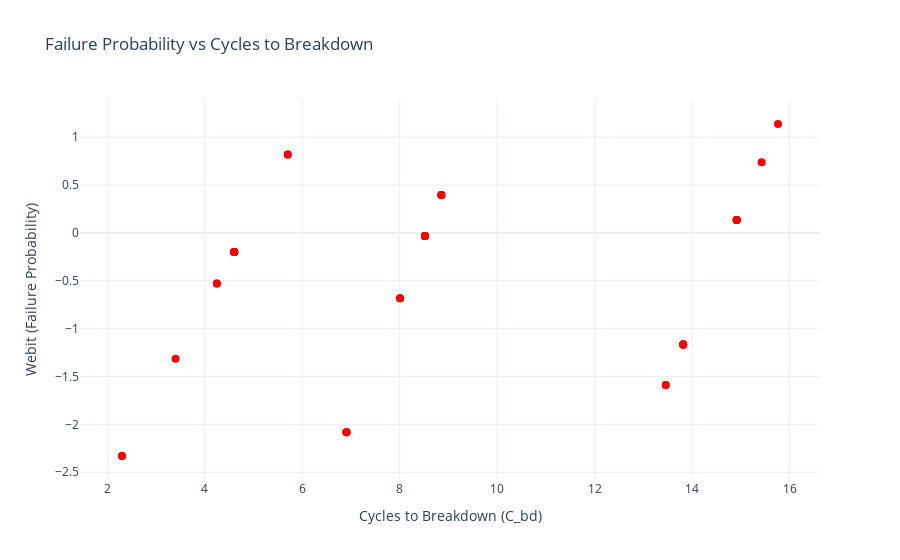

The notebook cell saved with this chart:
### Code cell
# Plotting using Plotly (Scatter plot)
fig = go.Figure()

# Add scatter plot for the data points
fig.add_trace(
    go.Scatter(
        x=np.log(y),  # Cycles to Breakdown on x-axis
        y=z,  # Failure Probability on y-axis
        mode="markers",  # Only markers, no lines
        name="Failure Probability",
        marker=dict(size=8, color="red"),
    )
)

# Customize layout
fig.update_layout(
    title="Failure Probability vs Cycles to Breakdown",
    xaxis=dict(title="Cycles to Breakdown (C_bd)"),
    yaxis=dict(title="Webit (Failure Probability)"),
    template="plotly_white",
)

# Show the plot
fig.show()

### Figure 1 — Plotly figure (JSON) as saved in the notebook; plotly's stock layout.template omitted (floating-point values rounded to 4 significant figures)
{"data": [{"marker": {"color": "red", "size": 8}, "mode": "markers", "name": "Failure Probability", "type": "scatter", "x": [4.605, 5.704, 4.605, 2.303, 4.605, 4.605, 5.704, 4.248, 4.605, 4.605, 3.401, 4.248, 2.303, 8.006, 8.517, 8.517, 8.006, 8.854, 6.908, 8.854, 6.908, 8.517, 6.908, 8.517, 8.854, 8.517, 13.82, 13.82, 13.46, 13.82, 15.42, 14.91, 14.91, 14.91, 15.76, 13.82, 13.82, 13.46, 14.91], "y": [-0.199, 0.8179, -0.199, -2.33, -0.199, -0.199, 0.8179, -0.5291, -0.199, -0.199, -1.313, -0.5291, -2.33, -0.6833, -0.03247, -0.03247, -0.6833, 0.3962, -2.083, 0.3962, -2.083, -0.03247, -2.083, -0.03247, 0.3962, -0.03247, -1.166, -1.166, -1.588, -1.166, 0.7392, 0.1346, 0.1346, 0.1346, 1.137, -1.166, -1.166, -1.588, 0.1346]}], "layout": {"title": {"text": "Failure Probability vs Cycles to Breakdown"}, "xaxis": {"title": {"text": "Cycles to Breakdown (C_bd)"}}, "yaxis": {"title": {"text": "Webit (Failure Probability)"}}}}
